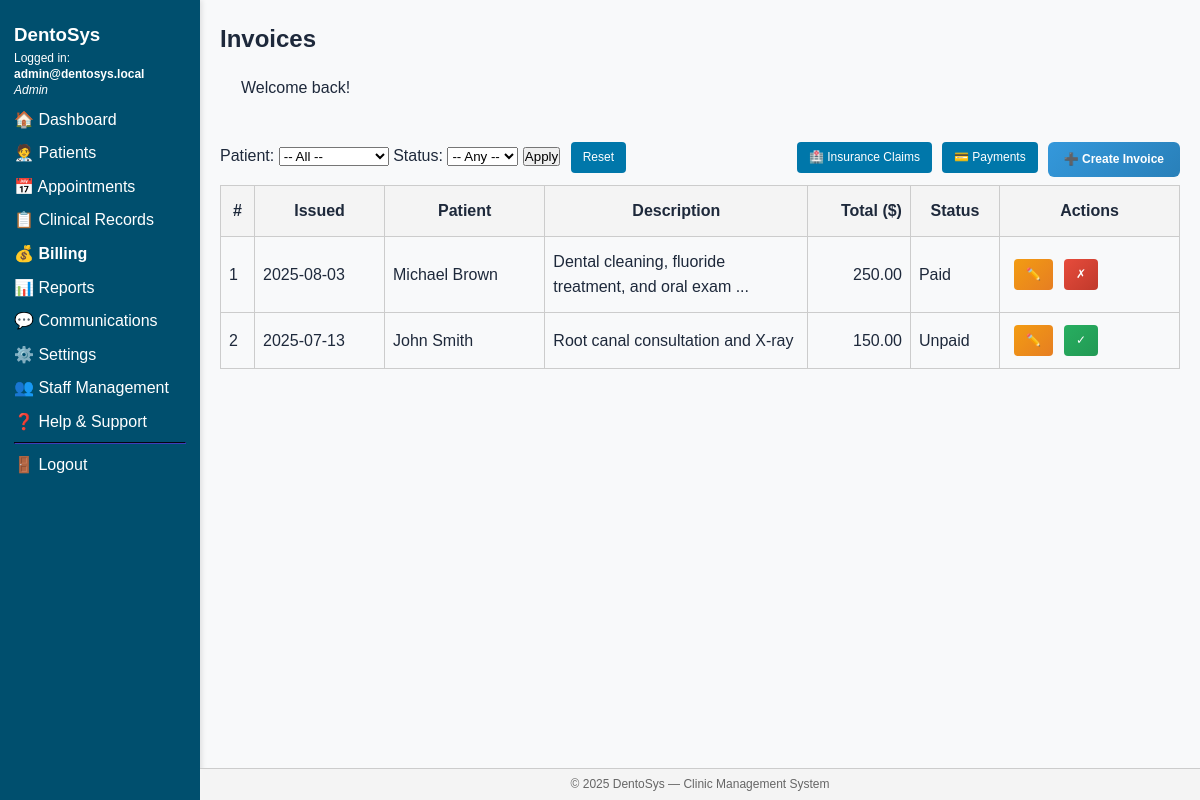
Page /pages/billing/invoices.php (signed in) on the committed database.
### tables this page shows
CREATE TABLE `UserTbl` (
  `user_id` int(11) NOT NULL AUTO_INCREMENT,
  `email` varchar(100) NOT NULL,
  `password_hash` varchar(255) NOT NULL,
  `role_id` int(11) NOT NULL,
  `is_active` tinyint(1) DEFAULT 1,
  `created_at` timestamp NULL DEFAULT current_timestamp(),
  PRIMARY KEY (`user_id`),
  UNIQUE KEY `email` (`email`),
  KEY `role_id` (`role_id`),
  CONSTRAINT `UserTbl_ibfk_1` FOREIGN KEY (`role_id`) REFERENCES `Role` (`role_id`)
);

CREATE TABLE `Role` (
  `role_id` int(11) NOT NULL,
  `role_name` varchar(50) NOT NULL,
  PRIMARY KEY (`role_id`),
  UNIQUE KEY `role_name` (`role_name`)
);

CREATE TABLE `Invoice` (
  `invoice_id` int(11) NOT NULL AUTO_INCREMENT,
  `patient_id` int(11) NOT NULL,
  `issued_date` date NOT NULL,
  `total_amount` decimal(10,2) NOT NULL,
  `description` text DEFAULT NULL,
  `status` enum('Paid','Unpaid') DEFAULT 'Unpaid',
  PRIMARY KEY (`invoice_id`),
  KEY `patient_id` (`patient_id`),
  CONSTRAINT `Invoice_ibfk_1` FOREIGN KEY (`patient_id`) REFERENCES `Patient` (`patient_id`)
);

### pages/billing/invoices.php (the view, shortened to what this page needs)
<?php
require_once BASE_PATH . '/includes/functions.php';
$whereParts = [];
$whereSQL = $whereParts ? 'WHERE ' . implode(' AND ', $whereParts) : '';
$sql = "SELECT i.*, CONCAT(p.first_name,' ',p.last_name) AS patient
        FROM Invoice i
        JOIN Patient p ON p.patient_id = i.patient_id
        $whereSQL
        ORDER BY issued_date DESC";
$invoices = $conn->query($sql);
include BASE_PATH . '/templates/header.php';
include BASE_PATH . '/templates/sidebar.php';
?>
<main>
  <h2>Invoices</h2>
  <?= get_flash(); ?>
  <form method="get" style="margin-bottom:12px;">
    <label>Patient:
      <select name="patient">
        <option value="">-- All --</option>
      </select>
    </label>
    <label>Status:
      <select name="status">
        <option value="">-- Any --</option>
      </select>
    </label>
    <button type="submit">Apply</button>
    <a class="btn" href="invoices.php">Reset</a>
    <a class="btn btn-primary" style="float:right; margin-left:10px;" href="create_invoice.php">➕ Create Invoice</a>
    <a class="btn" style="float:right; margin-left:10px;" href="payments.php">💳 Payments</a>
    <a class="btn" style="float:right;" href="insurance.php">🏥 Insurance Claims</a>
  </form>
  <table>
    <thead>
      <tr>
        <th>#</th>
        <th>Issued</th>
        <th>Patient</th>
        <th>Description</th>
        <th style="text-align:right;">Total&nbsp;($)</th>
        <th>Status</th>
        <th style="width:180px;">Actions</th>
      </tr>
    </thead>
    <tbody>
    <?php if ($invoices->num_rows === 0): ?>
      <tr><td colspan="7">No invoices found.</td></tr>
    <?php else: $i = 1; while ($inv = $invoices->fetch_assoc()): ?>
      <tr>
        <td><?= $i++; ?></td>
        <td><?= $inv['issued_date']; ?></td>
        <td><?= htmlspecialchars($inv['patient']); ?></td>
        <td style="max-width: 200px;">
            <?= htmlspecialchars(substr($inv['description'] ?? 'No description', 0, 50)); ?>
            <?= strlen($inv['description'] ?? '') > 50 ? '...' : ''; ?>
        </td>
        <td style="text-align:right;">
            <?= number_format($inv['total_amount'], 2); ?>
        </td>
        <td>
            <?= $inv['status']; ?>
        </td>
        <td>
          <div class="action-buttons">
            <a class="btn btn-edit" href="edit_invoice.php?id=<?= $inv['invoice_id']; ?>" title="Edit Invoice">
              ✏️
            </a>
            <?php if ($inv['status'] === 'Unpaid'): ?>
              <a class="btn ok"
                 href="?toggle=pay&id=<?= $inv['invoice_id']; ?>"
                 onclick="return confirm('Mark this invoice paid?');"
                 title="Mark Paid">
                 ✓
              </a>
            <?php else: ?>
              <a class="btn cancel"
                 href="?toggle=unpay&id=<?= $inv['invoice_id']; ?>"
                 onclick="return confirm('Mark this invoice unpaid?');"
                 title="Mark Unpaid">
                 ✗
              </a>
            <?php endif; ?>
          </div>
        </td>
      </tr>
    <?php endwhile; endif; ?>
    </tbody>
  </table>
</main>
<?php include BASE_PATH . '/templates/footer.php'; ?>

### templates/sidebar.php (shortened to what this page needs)
<?php
$userEmail = $roleName = '';
$roleID    = 0;
if (!empty($_SESSION['user_id'])) {
    $uid = (int)$_SESSION['user_id'];
    $qry = $conn->query(
        "SELECT u.email, r.role_name, r.role_id
         FROM UserTbl u
         JOIN Role   r ON r.role_id = u.role_id
         WHERE u.user_id = $uid LIMIT 1"
    );
    if ($row = $qry->fetch_assoc()) {
        $userEmail = $row['email'];
        $roleName  = $row['role_name'];
        $roleID    = (int) $row['role_id'];
    }
}
$current = $_SERVER['REQUEST_URI'];
$active  = fn(string $sub) =>
    (strpos($current, $sub) !== false) ? 'style="font-weight:bold;"' : '';
?>
<aside class="sidebar">
  <h3 style="margin-top:0;">DentoSys</h3>
  <p style="font-size:12px;line-height:1.35em;">
    Logged&nbsp;in:<br>
    <strong><?= htmlspecialchars($userEmail); ?></strong><br>
    <em><?= htmlspecialchars($roleName); ?></em>
  </p>
  <nav>
    <?php if ($roleID === 4):  ?>
      <a <?= $active('/dashboard');       ?> href="/dentosys/pages/patients/my_profile.php">👤 My Profile</a>
      <a <?= $active('/appointments');    ?> href="/dentosys/pages/patients/my_appointments.php">📅 My Appointments</a>
      <a <?= $active('/records');         ?> href="/dentosys/pages/patients/my_records.php">📋 My Records</a>
      <a <?= $active('/prescriptions');   ?> href="/dentosys/pages/patients/my_prescriptions.php">💊 My Prescriptions</a>
      <a <?= $active('/billing');         ?> href="/dentosys/pages/patients/my_billing.php">💰 My Bills</a>
      <a <?= $active('/book');            ?> href="/dentosys/pages/patients/book_appointment.php">➕ Book Appointment</a>
    <?php else:  ?>
      <a <?= $active('/dashboard.php');   ?> href="/dentosys/pages/dashboard.php">🏠 Dashboard</a>
      <a <?= $active('/patients');        ?> href="/dentosys/pages/patients/list.php">🧑‍⚕️ Patients</a>
      <a <?= $active('/appointments');    ?> href="/dentosys/pages/appointments/calendar.php">📅 Appointments</a>
      <a <?= $active('/records');         ?> href="/dentosys/pages/records/list.php">📋 Clinical Records</a>
      <a <?= $active('/billing');         ?> href="/dentosys/pages/billing/invoices.php">💰 Billing</a>
      <?php if ($roleID !== 3):  ?>
        <a <?= $active('/reports');       ?> href="/dentosys/pages/reports/financial.php">📊 Reports</a>
        <a <?= $active('/communications');?> href="/dentosys/pages/communications/templates.php">💬 Communications</a>
      <?php endif; ?>
      <?php if ($roleID === 1):  ?>
        <a <?= $active('/settings');      ?> href="/dentosys/pages/settings/index.php">⚙️ Settings</a>
        <a <?= $active('/users');         ?> href="/dentosys/pages/settings/users.php">👥 Staff Management</a>
      <?php endif; ?>
    <?php endif; ?>
    <a <?= $active('/help');            ?> href="/dentosys/pages/help.php">❓ Help & Support</a>
    <hr style="border-color:#226;">
    <a href="/dentosys/auth/logout.php">🚪 Logout</a>
  </nav>
</aside>

### assets/css/framework.css (style rules this page uses)
:root { --primary-color: #2563eb; --primary-hover: #1d4ed8; --secondary-color: #64748b; --success-color: #10b981; --warning-color: #f59e0b; --error-color: #ef4444; --background: #f8fafc; --surface: #ffffff; --text-primary: #1e293b; --text-secondary: #64748b; --border-color: #e2e8f0; --font-family: 'Inter', -apple-system, BlinkMacSystemFont, sans-serif; --font-size-xs: 0.75rem; --font-size-sm: 0.875rem; --font-size-base: 1rem; --font-size-lg: 1.125rem; --font-size-xl: 1.25rem; --font-size-2xl: 1.5rem; --font-size-3xl: 1.875rem; --spacing-1: 0.25rem; --spacing-2: 0.5rem; --spacing-3: 0.75rem; --spacing-4: 1rem; --spacing-6: 1.5rem; --spacing-8: 2rem; --radius-sm: 0.25rem; --radius-md: 0.375rem; --radius-lg: 0.5rem; --radius-xl: 0.75rem; --shadow-sm: 0 1px 2px 0 rgb(0 0 0 / 0.05); --shadow-md: 0 4px 6px -1px rgb(0 0 0 / 0.1); --shadow-lg: 0 10px 15px -3px rgb(0 0 0 / 0.1); }
* { box-sizing: border-box; margin: 0; padding: 0; }
body { font-family: var(--font-family); font-size: var(--font-size-base); line-height: 1.6; color: var(--text-primary); background-color: var(--background); }
.btn { display: inline-flex; align-items: center; justify-content: center; padding: var(--spacing-2) var(--spacing-4); font-size: var(--font-size-sm); font-weight: 500; border: none; border-radius: var(--radius-md); cursor: pointer; text-decoration: none; transition: all 0.2s ease; gap: var(--spacing-2); }
.btn-primary { background-color: var(--primary-color); color: white; }

### assets/css/style.css (style rules this page uses)
body { background-color: #f8f9fa; }
.sidebar { width: 240px; min-height: 100vh; background-color: #004F6E; color: #fff; box-shadow: 2px 0 5px rgba(0,0,0,0.1); }
main { flex: 1; padding: 2rem; overflow-x: auto; }

### templates/header.php (style rules this page uses)
body { display:flex;min-height:100vh;margin:0;font-family:Arial,Helvetica,sans-serif; }
.sidebar { width:200px;min-height:100vh;background:#004F6E;color:#fff;padding:20px 14px;box-sizing:border-box; }
.sidebar a { color:#fff;text-decoration:none;display:block;margin:8px 0; }
main { flex:1;padding:20px 20px 60px;box-sizing:border-box;overflow-x:auto; }
.btn { background:#0077aa;color:#fff;padding:4px 8px;border-radius:3px;text-decoration:none;margin-left:6px }
.btn.ok { background:#2ecc71 }
.btn.cancel { background:#e74c3c }
table { border-collapse:collapse;width:100% }
th,td { border:1px solid #ccc;padding:6px }
th { background:#f4f4f4 }

### pages/billing/invoices.php (style rules this page uses)
.btn-primary { background: linear-gradient(135deg, #3498db, #2980b9) !important; color: white !important; border: none !important; padding: 8px 16px !important; border-radius: 6px !important; text-decoration: none !important; font-weight: 600 !important; transition: all 0.3s ease !important; }
table th, table td { padding: 12px 8px; vertical-align: middle; }
.action-buttons { display: flex; gap: 5px; align-items: center; }
.btn { padding: 6px 12px; font-size: 12px; border-radius: 4px; text-decoration: none; color: white; display: inline-flex; align-items: center; justify-content: center; min-width: 32px; transition: all 0.2s ease; }
.btn-edit { background: linear-gradient(135deg, #f39c12, #e67e22); color: white; }
.btn.ok { background: linear-gradient(135deg, #27ae60, #229954); }
.btn.cancel { background: linear-gradient(135deg, #e74c3c, #c0392b); }

### rows in the picture
usertbl: email "admin@dentosys.local", role.role_name "Admin"
invoice: issued_date "2025-08-03", patient "Michael Brown", description "Dental cleaning, fluoride treatment, and oral exam", total_amount "250.00", status "Paid"
invoice: issued_date "2025-07-13", patient "John Smith", description "Root canal consultation and X-ray", total_amount "150.00", status "Unpaid"

### other values in the picture
$m "Welcome back!"
